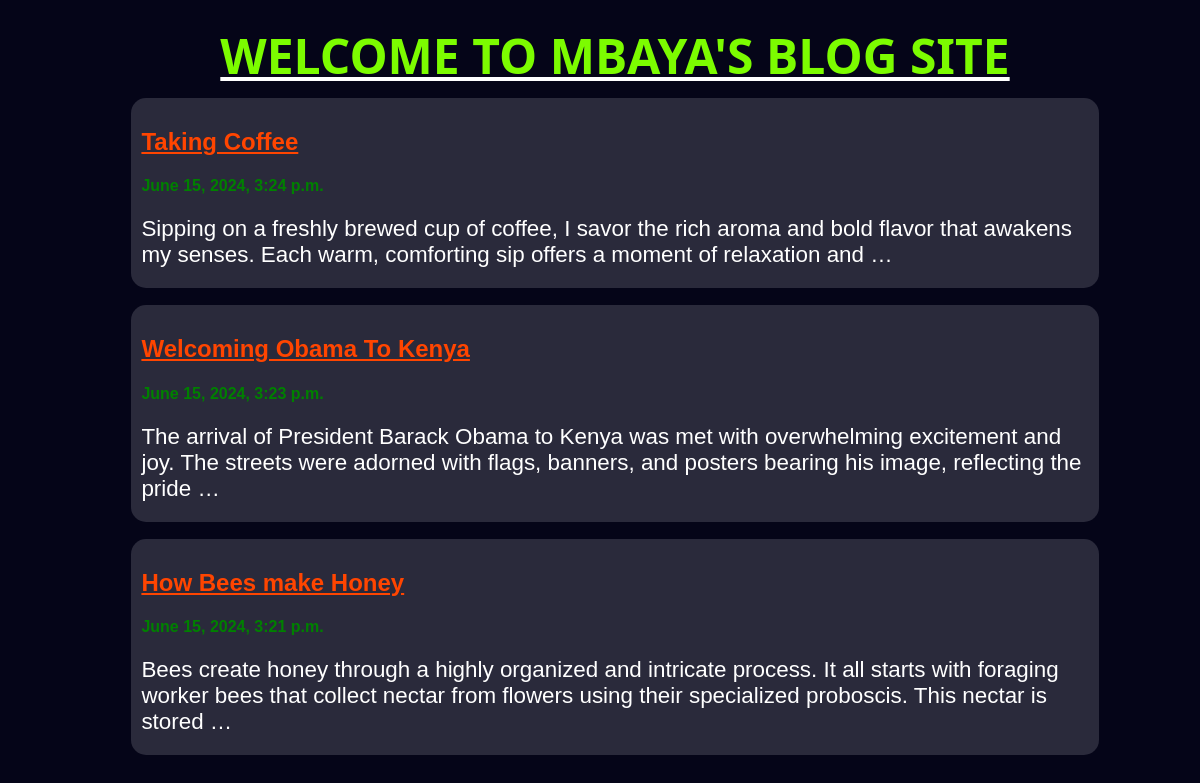
Before: / with the older database file.
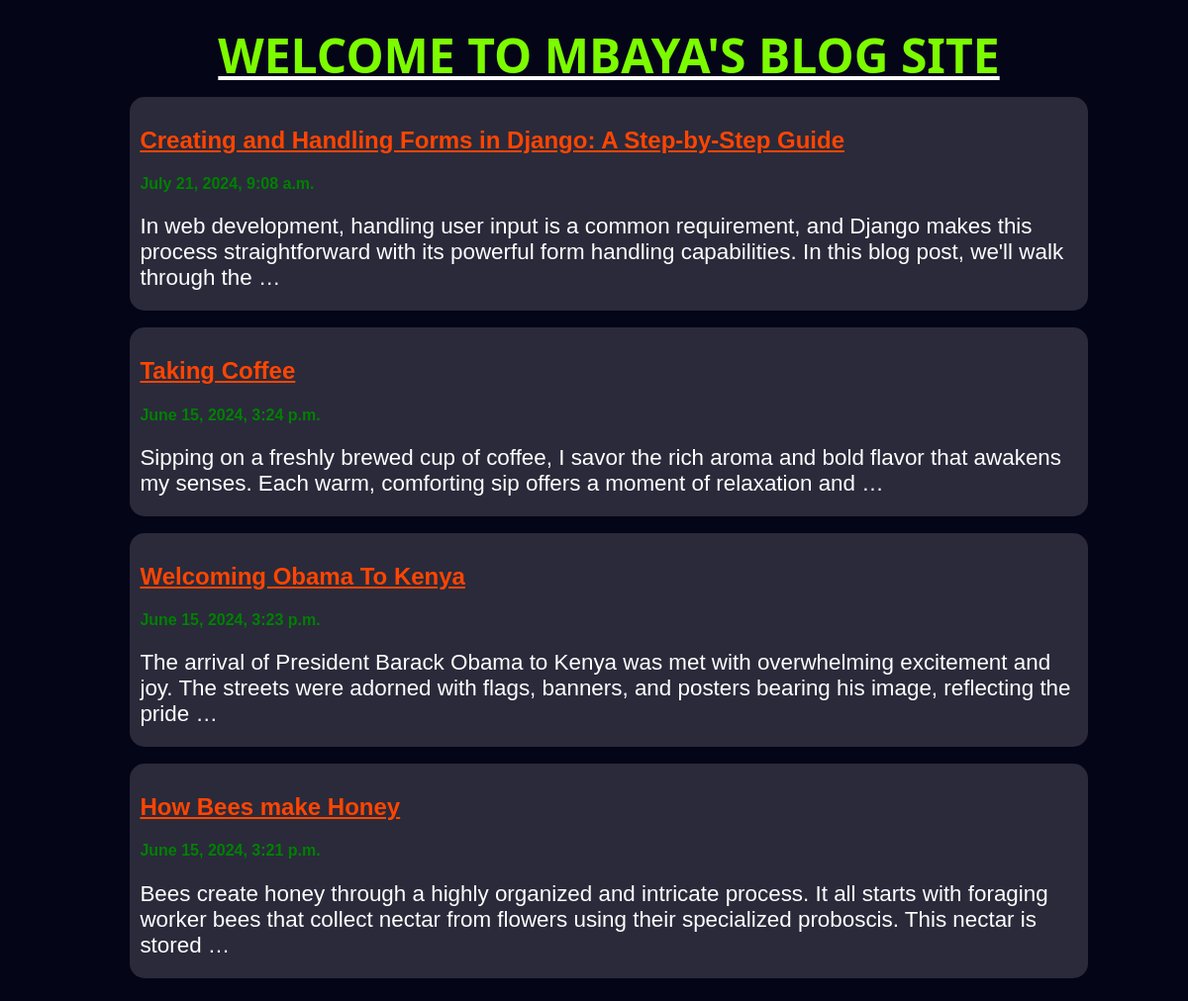
After: the same page with the newer database file.
### posts/models.py (models this page shows)
class Post(models.Model): #First database table
    title = models.CharField(max_length=255) #few xters
    body = models.CharField(max_length=10000000) #body contains a lot of characters
    date_created = models.DateTimeField(default=datetime.now, blank=True) #get current date

### posts/views.py (the view)
# urls.py: 2. Add a URL to urlpatterns:  path('', views.home, name='home')
def home(request):
    posts = Post.objects.all() #getting all the objects
    return render(request, 'index.html', {'posts' : posts})

### templates/index.html (shortened to what this page needs)
<!DOCTYPE html>
<html lang="en">
<head>
</head>
<body>
    <div class="wrapper">
        <div class="heading">
            <h1>WELCOME TO MBAYA'S BLOG SITE</h1>
        </div>
        <div class="posts">
            {% for post in posts reversed %}
            <div class="post">
                <a href="/post/{{post.id}}" style="text-decoration: none">
                    <h2 class="text">{{post.title}}</h2>
                </a>
                <h4>{{post.date_created}}</h4>
                <p>{{post.body|truncatewords:30}}</p>
            </div>
            {% endfor %}
        </div>
    </div>
</body>
</html>

### templates/index.html (style rules this page uses)
body { background-color: rgb(5, 5, 24); color: white; }
.wrapper { width: 100%; display: flex; flex-direction: column; justify-content: center; padding: 15px; }
.heading { text-decoration: underline; width: 100%; text-align: center; }
.heading>h1 { width: fit-content; margin: auto; padding-bottom: 10px; font-size: 3em; color: lawngreen; font-family: "Segoe UI", Tahoma, Geneva, Verdana, sans-serif; }
h4 { color: green; }
.posts { display: flex; flex-direction: column; gap: 17px; align-items: center; font-family: Arial, Helvetica, sans-serif; }
.post { background-color: rgb(42, 42, 59); padding: 10px; border-radius: 15px; width: 80%; }
@media (min-width: 600px) { .posts { flex-direction: row; flex-wrap: wrap; justify-content: space-around; } }
@media (min-width: 600px) { .posts p { margin: 10px 0; font-size: 1.3em; } }
@media (min-width: 900px) { .posts p { font-size: 1.4em; } }
.text { color: orangered; text-decoration: underline; }

Changed rows visible on the page:
added Post: title "Creating and Handling Forms in Django: A Step-by-Step Guide", date_created "July 21, 2024, 9:08 a.m.", body "In web development, handling user input is a common requirement, and Django makes this process straightforward with its powerful form handling capabilities. In this blog post, we'll walk through the …"
